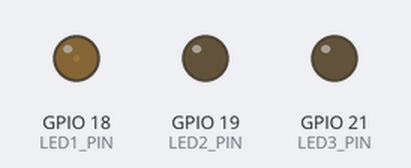
This sketch was run on a simulated ESP32. Parts: output pins drawn as LEDs (lit = HIGH).

Above: at 0.05 s.
At 1.25 s:
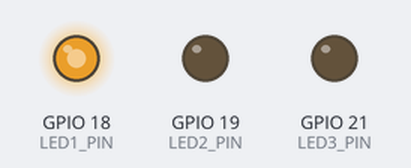
At 2.25 s:
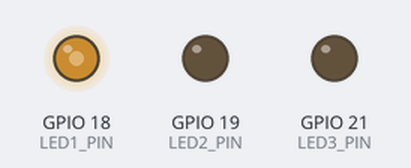
At 3.4 s:
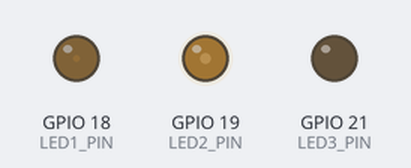
At 4.45 s:
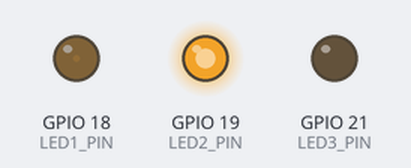
At 8.9 s:
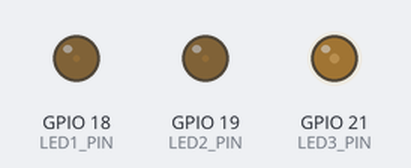
Timing chart, 0 to 12.0 s (numbered marks = the images above):
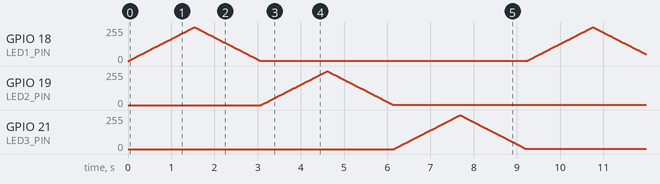

The sketch:

lab-3.ino
```cpp
#include <Arduino.h>

const int PWM_FREQ = 800;          // Частота ШІМ
const int PWM_RESOLUTION = 8;      // Роздільна здатність 8 біт
const int MAX_DUTY_CYCLE = 255;    // Максимальний робочий цикл для 8 біт (0-255)
const int LED1_PIN = 18;           // Вивід GPIO для LED1
const int LED2_PIN = 19;           // Вивід GPIO для LED2
const int LED3_PIN = 21;           // Вивід GPIO для LED3
const int DELAY_MS = 12;           // Затримка для плавного ефекту

void setup() {
    // Налаштовуємо ШІМ для кожного LED
    ledcAttachPin(LED1_PIN, 0);
    ledcSetup(0, PWM_FREQ, PWM_RESOLUTION);

    ledcAttachPin(LED2_PIN, 1);
    ledcSetup(1, PWM_FREQ, PWM_RESOLUTION);

    ledcAttachPin(LED3_PIN, 2);
    ledcSetup(2, PWM_FREQ, PWM_RESOLUTION);
}

void fadeLed(int channel, int duration) {
    int steps = duration / (2 * DELAY_MS);  // Розрахунок кроків для загасання/засвічування
    for (int dutyCycle = 0; dutyCycle <= MAX_DUTY_CYCLE; dutyCycle += MAX_DUTY_CYCLE / steps) {
        ledcWrite(channel, dutyCycle);
        delay(DELAY_MS);
    }
    for (int dutyCycle = MAX_DUTY_CYCLE; dutyCycle >= 0; dutyCycle -= MAX_DUTY_CYCLE / steps) {
        ledcWrite(channel, dutyCycle);
        delay(DELAY_MS);
    }
}

void loop() {
    fadeLed(0, 3000);  // Засвічення та загасання LED1 протягом 3 секунд
    fadeLed(1, 3000);  // Засвічення та загасання LED2 протягом 3 секунд
    fadeLed(2, 3000);  // Засвічення та загасання LED3 протягом 3 секунд
}
```
